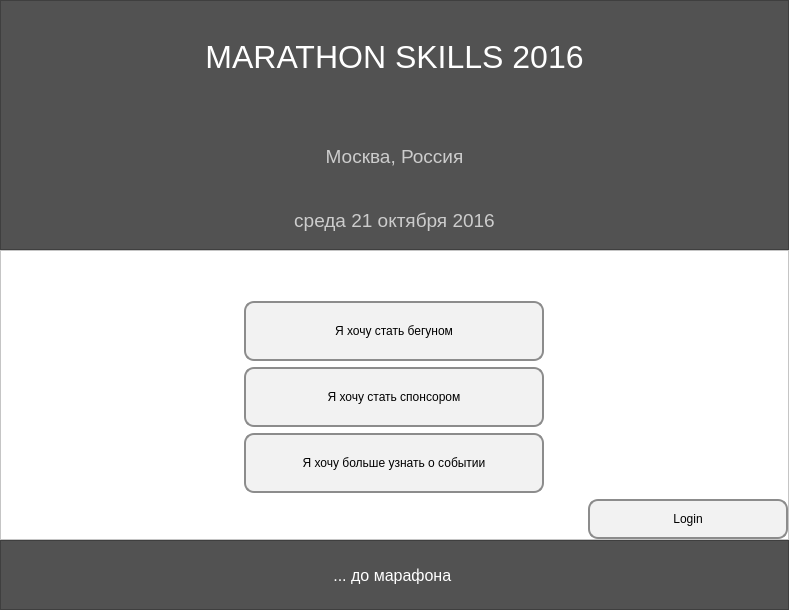
<?xml version="1.0" encoding="UTF-8"?>
<ui version="4.0">
 <class>UiGreetWindow</class>
 <widget class="QMainWindow" name="UiGreetWindow">
  <property name="geometry">
   <rect>
    <x>0</x>
    <y>0</y>
    <width>789</width>
    <height>610</height>
   </rect>
  </property>
  <property name="windowTitle">
   <string>MainWindow</string>
  </property>
  <widget class="QWidget" name="centralwidget">
   <property name="styleSheet">
    <string notr="true">QPushButton {
	background-color: rgb(242, 242, 242);
	border: 2px solid;
	border-radius: 10px;
	border-color: rgb(140, 140, 140);
}

QFrame {
	background-color: rgb(82, 82, 82);
}

QLabel#greet_heading{
	font-size: 24pt;
	color: rgb(255, 255, 255);
}

QLabel#greet_city_label, QLabel#greet_date_label{
	font-size: 14pt;
	color: rgb(204, 204, 204);
}

QLabel#greet_time_left{
	font-size: 12pt;
	color: #fff;
}

QFrame#greet_bg{
	background-color: rgb(255, 255, 255);
}</string>
   </property>
   <layout class="QVBoxLayout" name="verticalLayout_7">
    <property name="spacing">
     <number>0</number>
    </property>
    <property name="leftMargin">
     <number>0</number>
    </property>
    <property name="topMargin">
     <number>0</number>
    </property>
    <property name="rightMargin">
     <number>0</number>
    </property>
    <property name="bottomMargin">
     <number>0</number>
    </property>
    <item>
     <widget class="QFrame" name="frame_head">
      <property name="maximumSize">
       <size>
        <width>16777215</width>
        <height>16777215</height>
       </size>
      </property>
      <property name="styleSheet">
       <string notr="true"/>
      </property>
      <property name="frameShape">
       <enum>QFrame::StyledPanel</enum>
      </property>
      <property name="frameShadow">
       <enum>QFrame::Raised</enum>
      </property>
      <layout class="QVBoxLayout" name="verticalLayout_5">
       <property name="leftMargin">
        <number>0</number>
       </property>
       <property name="topMargin">
        <number>0</number>
       </property>
       <property name="rightMargin">
        <number>0</number>
       </property>
       <item>
        <layout class="QVBoxLayout" name="verticalLayout_3">
         <property name="spacing">
          <number>24</number>
         </property>
         <item>
          <widget class="QLabel" name="greet_heading">
           <property name="text">
            <string>MARATHON SKILLS 2016</string>
           </property>
           <property name="alignment">
            <set>Qt::AlignCenter</set>
           </property>
          </widget>
         </item>
         <item>
          <layout class="QVBoxLayout" name="verticalLayout_2">
           <item>
            <widget class="QLabel" name="greet_city_label">
             <property name="sizePolicy">
              <sizepolicy hsizetype="Preferred" vsizetype="Fixed">
               <horstretch>0</horstretch>
               <verstretch>0</verstretch>
              </sizepolicy>
             </property>
             <property name="minimumSize">
              <size>
               <width>0</width>
               <height>40</height>
              </size>
             </property>
             <property name="text">
              <string>Москва, Россия</string>
             </property>
             <property name="alignment">
              <set>Qt::AlignCenter</set>
             </property>
            </widget>
           </item>
           <item>
            <widget class="QLabel" name="greet_date_label">
             <property name="sizePolicy">
              <sizepolicy hsizetype="Preferred" vsizetype="Fixed">
               <horstretch>0</horstretch>
               <verstretch>0</verstretch>
              </sizepolicy>
             </property>
             <property name="minimumSize">
              <size>
               <width>0</width>
               <height>40</height>
              </size>
             </property>
             <property name="text">
              <string>среда 21 октября 2016</string>
             </property>
             <property name="alignment">
              <set>Qt::AlignCenter</set>
             </property>
            </widget>
           </item>
          </layout>
         </item>
        </layout>
       </item>
      </layout>
     </widget>
    </item>
    <item>
     <widget class="QFrame" name="greet_bg">
      <property name="frameShape">
       <enum>QFrame::StyledPanel</enum>
      </property>
      <property name="frameShadow">
       <enum>QFrame::Raised</enum>
      </property>
      <layout class="QVBoxLayout" name="verticalLayout_6">
       <property name="leftMargin">
        <number>0</number>
       </property>
       <property name="topMargin">
        <number>50</number>
       </property>
       <property name="rightMargin">
        <number>0</number>
       </property>
       <property name="bottomMargin">
        <number>0</number>
       </property>
       <item>
        <layout class="QVBoxLayout" name="verticalLayout">
         <property name="topMargin">
          <number>0</number>
         </property>
         <item alignment="Qt::AlignHCenter">
          <widget class="QPushButton" name="want_run_btn">
           <property name="sizePolicy">
            <sizepolicy hsizetype="Preferred" vsizetype="Fixed">
             <horstretch>0</horstretch>
             <verstretch>80</verstretch>
            </sizepolicy>
           </property>
           <property name="minimumSize">
            <size>
             <width>300</width>
             <height>60</height>
            </size>
           </property>
           <property name="maximumSize">
            <size>
             <width>300</width>
             <height>16777215</height>
            </size>
           </property>
           <property name="text">
            <string>Я хочу стать бегуном</string>
           </property>
          </widget>
         </item>
         <item alignment="Qt::AlignHCenter">
          <widget class="QPushButton" name="want_sponsor_btn">
           <property name="sizePolicy">
            <sizepolicy hsizetype="Preferred" vsizetype="Fixed">
             <horstretch>0</horstretch>
             <verstretch>80</verstretch>
            </sizepolicy>
           </property>
           <property name="minimumSize">
            <size>
             <width>300</width>
             <height>60</height>
            </size>
           </property>
           <property name="maximumSize">
            <size>
             <width>300</width>
             <height>16777215</height>
            </size>
           </property>
           <property name="text">
            <string>Я хочу стать спонсором</string>
           </property>
          </widget>
         </item>
         <item alignment="Qt::AlignHCenter">
          <widget class="QPushButton" name="want_info_btn">
           <property name="sizePolicy">
            <sizepolicy hsizetype="Preferred" vsizetype="Fixed">
             <horstretch>0</horstretch>
             <verstretch>80</verstretch>
            </sizepolicy>
           </property>
           <property name="minimumSize">
            <size>
             <width>300</width>
             <height>60</height>
            </size>
           </property>
           <property name="maximumSize">
            <size>
             <width>300</width>
             <height>16777215</height>
            </size>
           </property>
           <property name="text">
            <string>Я хочу больше узнать о событии</string>
           </property>
          </widget>
         </item>
        </layout>
       </item>
       <item alignment="Qt::AlignRight">
        <widget class="QPushButton" name="login_btn">
         <property name="sizePolicy">
          <sizepolicy hsizetype="Fixed" vsizetype="Fixed">
           <horstretch>10</horstretch>
           <verstretch>40</verstretch>
          </sizepolicy>
         </property>
         <property name="minimumSize">
          <size>
           <width>200</width>
           <height>40</height>
          </size>
         </property>
         <property name="maximumSize">
          <size>
           <width>200</width>
           <height>16777215</height>
          </size>
         </property>
         <property name="text">
          <string>Login</string>
         </property>
        </widget>
       </item>
      </layout>
     </widget>
    </item>
    <item>
     <widget class="QFrame" name="frame">
      <property name="sizePolicy">
       <sizepolicy hsizetype="Preferred" vsizetype="Maximum">
        <horstretch>0</horstretch>
        <verstretch>0</verstretch>
       </sizepolicy>
      </property>
      <property name="maximumSize">
       <size>
        <width>16777215</width>
        <height>70</height>
       </size>
      </property>
      <property name="frameShape">
       <enum>QFrame::StyledPanel</enum>
      </property>
      <property name="frameShadow">
       <enum>QFrame::Raised</enum>
      </property>
      <layout class="QVBoxLayout" name="verticalLayout_4" stretch="0">
       <property name="leftMargin">
        <number>0</number>
       </property>
       <property name="topMargin">
        <number>0</number>
       </property>
       <property name="rightMargin">
        <number>0</number>
       </property>
       <property name="bottomMargin">
        <number>0</number>
       </property>
       <item>
        <widget class="QLabel" name="greet_time_left">
         <property name="sizePolicy">
          <sizepolicy hsizetype="Preferred" vsizetype="Maximum">
           <horstretch>0</horstretch>
           <verstretch>0</verstretch>
          </sizepolicy>
         </property>
         <property name="minimumSize">
          <size>
           <width>787</width>
           <height>10</height>
          </size>
         </property>
         <property name="maximumSize">
          <size>
           <width>16777215</width>
           <height>50</height>
          </size>
         </property>
         <property name="text">
          <string>... до марафона </string>
         </property>
         <property name="alignment">
          <set>Qt::AlignCenter</set>
         </property>
         <property name="margin">
          <number>10</number>
         </property>
        </widget>
       </item>
      </layout>
     </widget>
    </item>
   </layout>
   <zorder>greet_bg</zorder>
   <zorder>frame_head</zorder>
   <zorder>frame</zorder>
  </widget>
 </widget>
 <resources/>
 <connections/>
</ui>
